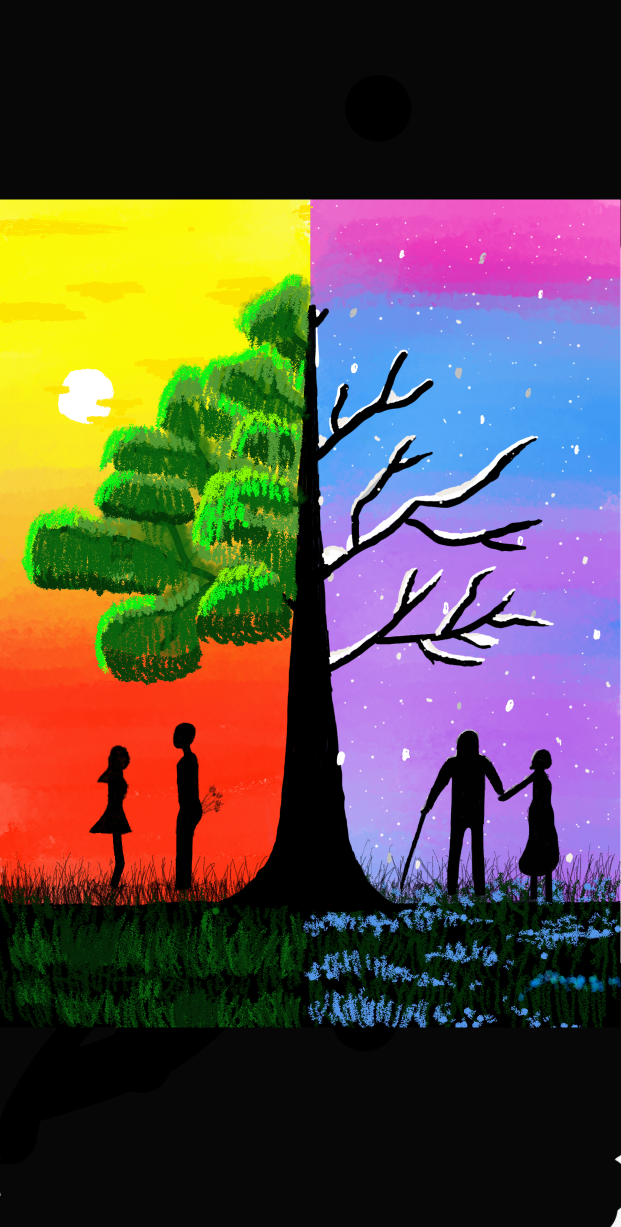
#> input picture week5_project/3.png, 1242 x 2454 px (shown at 1/2 size)
$ python test.py
#> lines starting #> are read from the running program, lines starting #| are printed output that depends on the picture
### week5_project/filter_class.py
from PIL import Image
from PIL import ImageFilter
from matplotlib import pyplot as plt

class Filter:
    # 实现基类Filter，至少包括两个数据属性，一个属性是待处理的图片实例，即PIL库的Image实例，
    # 另一个是参数列表，用以存储可能使用参数的滤波器的参数；至少包括一个方法属性，即filter()方法，
    # 能够对Image实例的特定处理。但在该类中并不需要进行实现，其实现细节应该交给子类。
    def __init__(self,path):
#> called with path = '3.png'
        self.image = Image.open(path).convert(mode='RGB')
        self.path = path
        self.plist = []
    def filter(self,image):
        return image

# 实现Filter类的多个子类，分别实现对图片的一些滤波处理，至少应进行边缘提取，锐化，模糊及大小调整四类操作，
# 也即应实现至少4个子类，分别对基类中的filter()方法进行实现。注意，并不需要真正实现对应的操作，
# 可简单地通过PIL中的Image和ImageFilter模块来实现。

class FIND_EDGES_Filter(Filter):
    def __init__(self,path):
        Filter.__init__(self,path)
    def filter(self,image):
        image_filter = self.image.filter(ImageFilter.FIND_EDGES)
        return image_filter

class EDGE_ENHANCE_Filter(Filter):
    def __init__(self,path):
        Filter.__init__(self,path)
    def filter(self,image):
        image_filter = self.image.filter(ImageFilter.EDGE_ENHANCE)
        return image_filter

class GaussianBlur_Filter(Filter):
    def __init__(self,path):
        Filter.__init__(self,path)
    def filter(self,image):
        image_filter = self.image.filter(ImageFilter.GaussianBlur)
        return image_filter

class new_Filter(Filter):
    # [9 lines left out: functions __init__, filter, not called in this run]

# 实现类ImageShop，其至少包含四个数据属性，分别是图片格式，图片文件（应该支持目录），存储图片实例(Image实例)的列表以及存储处理过的图片（如果需要的话）
# 。至少包含如下方法属性，分别是从路径加载特定格式的图片（load_images()，应加载文件或目录中的所有特定格式图片）；
# 处理图片的内部方法__batch_ps(Filter),利有某个过滤器对所有图片进行处理；
# 批量处理图片的对外公开方法（batch_ps()），注意该方法要至少有一个操作参数，
# 且该参数可以不定长，即可以同时进行若干操作（如调整大小并模糊等），其参数可定义成一种特定格式的tuple输入，比如（操作名，参数），
# 根据操作名生成对应的Filter子类并调用 __batch_ps来完成批处理；处理效果显示（display（））
# ，注意该方法应该有参数，如考虑多图片呈现可能需要行，列以及每张图片的大小，以及最多显示多少张等，可
# 通过matplotlib中的subplot等来实现；处理结果输出（save()），该方法应该有输出路径或输出格式等参数。

class ImageShop(Filter):
    def __init__(self,path,formation,path_list,Image_list,Image_process):
        Filter.__init__(self, path)
        self.formation = formation
        self.path_list = path_list
        self.Image_list = Image_list
        self.Image_process = Image_process

    def load_images(self,path):
#> called with path = '3.png'
        for i in self.path_list:
            if 'png' in i.split('.'):
                Image_temp = Filter(i)
                self.Image_list.append(Image_temp)
#> this loop made 4 passes
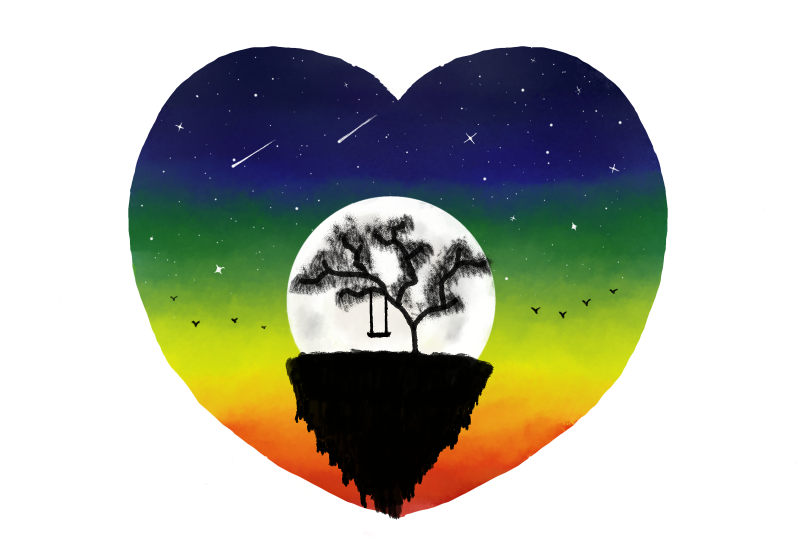
#> input picture week5_project/1.png, 2388 x 1668 px (shown at 1/3 size)
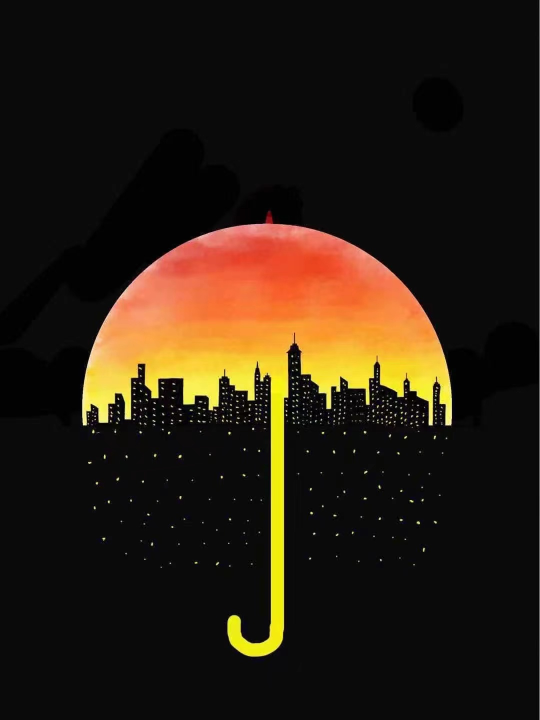
#> input picture week5_project/2.png, 1080 x 1439 px (shown at 1/2 size)

    # [31 lines left out: functions __batch_ps, batch_ps, display, not called in this run]

    def save(self,path,formation):
        for i in range(len(self.Image_process)):
            self.Image_process[i].save(path+str(i+1)+'p'+'.'+formation)

# 实现测试类TestImageShop，对该类进行测试，指定图片路径，指定要进行的操作（如有参数也可应提供），并对执行结果进行呈现和存储。

class TestImageShop:
    def __init__(self,path_list):
        self.path_list = path_list

    def text_imageshop(self,formation,path_list,Image_list,Image_process):
        ImageShop_init = ImageShop(path,formation,self.path_list,Image_list,Image_process)
        ImageShop_init.load_images(path)
        print(Image_list)
        ImageShop_init.batch_ps(0.5,0.5,'1','png')
        print(Image_process)
        ImageShop_init.display(3,3)
        ImageShop_init.save('/Volumes/HIKVISION/何熙1908/大三上课程/现代程序设计/第五次作业/','png')

path = '3.png'
path_list = ['1.png','2.png','3.png','4.png','5.png','6.png','7.png','8.png','9.png']
formation = 'png'
Image_list = []
Image_process = []

text_class = TestImageShop(path_list)
text_class.text_imageshop(formation,path_list,Image_list,Image_process)
# 5. 附加：观察一些经过过滤后图片的变化，思考这些处理对图片本身的一些相关的计算，如图片的相似性等有无影响，并进行简单的实验验证。
# 6. 附加：进一步了解深度卷积网络及其在计算机视觉中的应用现状。

### week5_project/test.py
# This is a sample Python script.

# Press Shift+F10 to execute it or replace it with your code.
# Press Double Shift to search everywhere for classes, files, tool windows, actions, and settings.


#> (the run stopped early here; a loop or call above may not have finished)
